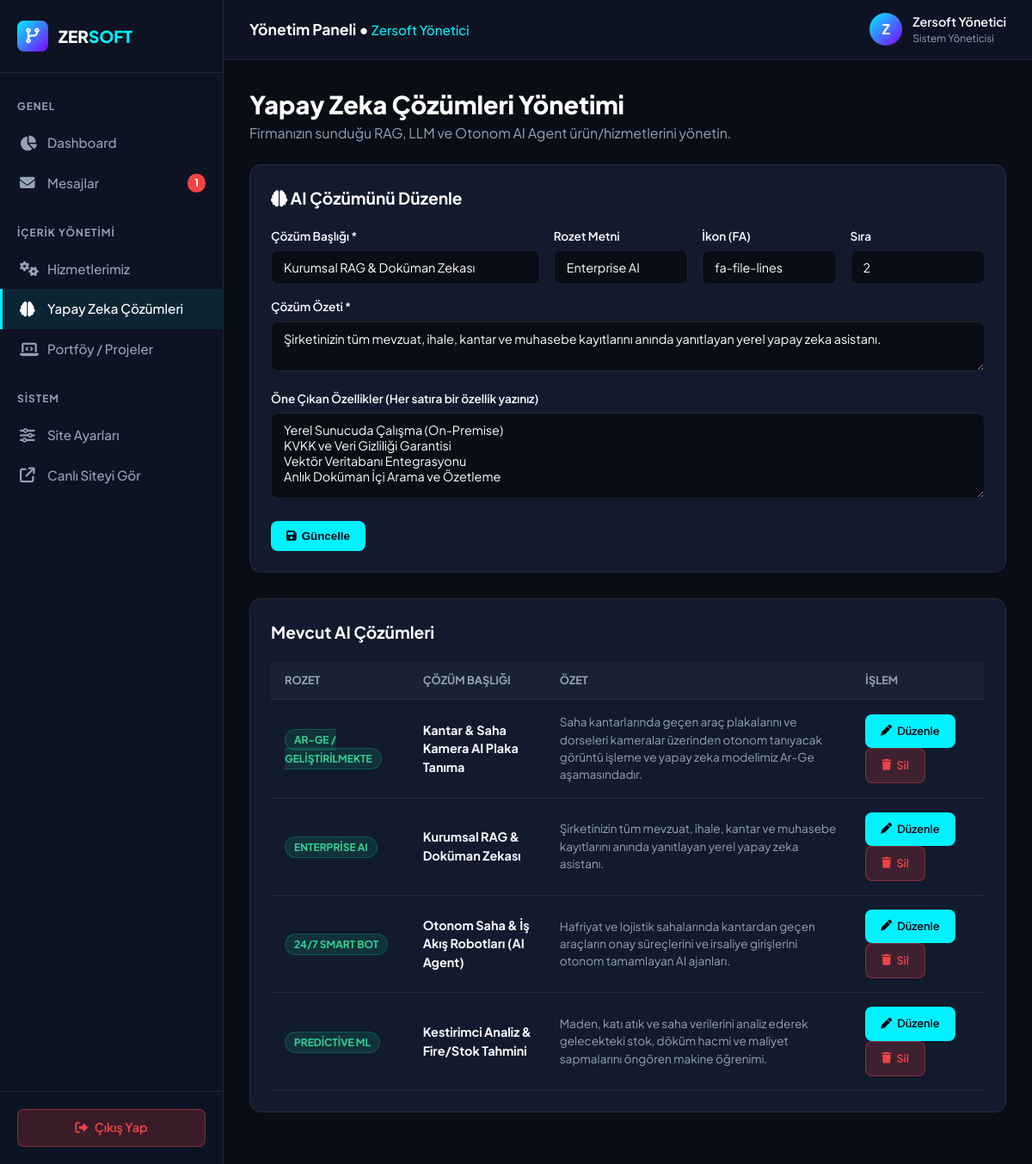
/admin/ai-solutions.php?edit=2 (signed in), run on the app's committed database.
### tables this page shows
CREATE TABLE IF NOT EXISTS `ai_solutions` (
  `id` INT AUTO_INCREMENT PRIMARY KEY,
  `title` VARCHAR(150) NOT NULL,
  `badge_text` VARCHAR(50) DEFAULT 'AI Powered',
  `summary` TEXT NOT NULL,
  `features_json` TEXT NOT NULL,
  `icon` VARCHAR(50) DEFAULT 'fa-microchip',
  `sort_order` INT DEFAULT 0,
  `created_at` DATETIME DEFAULT CURRENT_TIMESTAMP
);

### includes/functions.php (called while the page is built, shortened)
<?php
require_once __DIR__ . '/../config/database.php';
function sanitize($data) {
    return htmlspecialchars(trim((string)$data), ENT_QUOTES, 'UTF-8');
}
function generateCSRFToken() {
    return $_SESSION['csrf_token'];
}
function getAISolutions($limit = null) {
    global $db;
    try {
        $sql = "SELECT * FROM ai_solutions ORDER BY sort_order ASC, id ASC";
        $stmt = $db->query($sql);
        return $stmt->fetchAll();
    } catch (Exception $e) {
        return [];
    }
}

### admin/ai-solutions.php (the view, shortened to what this page needs)
<?php
require_once __DIR__ . '/header.php';
global $db;
$editItem = null;
if (isset($_GET['edit'])) {
    $editId = (int)$_GET['edit'];
    $stmt = $db->prepare("SELECT * FROM ai_solutions WHERE id = :id LIMIT 1");
    $stmt->execute([':id' => $editId]);
    $editItem = $stmt->fetch();
}
$aiSolutions = getAISolutions();
?>
<div style="margin-bottom: 24px;">
  <h1 style="font-size: 1.8rem; font-weight: 800; color: #fff;">Yapay Zeka Çözümleri Yönetimi</h1>
  <p style="color: var(--admin-text-muted);">Firmanızın sunduğu RAG, LLM ve Otonom AI Agent ürün/hizmetlerini yönetin.</p>
</div>
<div class="card-panel">
  <div class="panel-title" style="margin-bottom: 20px;">
    <i class="fa-solid fa-brain text-gradient"></i> <?php echo $editItem ? 'AI Çözümünü Düzenle' : 'Yeni AI Çözümü Ekle'; ?>
  </div>
  <form action="ai-solutions.php" method="POST">
    <div style="display: grid; grid-template-columns: 2fr 1fr 1fr 1fr; gap: 16px; margin-bottom: 16px;">
      <div>
        <label style="display: block; font-size: 0.85rem; font-weight: 600; margin-bottom: 6px;">Çözüm Başlığı *</label>
        <input type="text" name="title" class="form-control" style="background: #090d16; color: #ffffff;" value="<?php echo sanitize($editItem['title'] ?? ''); ?>" placeholder="Örn: Kurumsal RAG & Doküman Zekası" required>
      </div>
      <div>
        <label style="display: block; font-size: 0.85rem; font-weight: 600; margin-bottom: 6px;">Rozet Metni</label>
        <input type="text" name="badge_text" class="form-control" style="background: #090d16; color: #ffffff;" value="<?php echo sanitize($editItem['badge_text'] ?? 'Enterprise AI'); ?>" placeholder="Enterprise AI">
      </div>
      <div>
        <label style="display: block; font-size: 0.85rem; font-weight: 600; margin-bottom: 6px;">İkon (FA)</label>
        <input type="text" name="icon" class="form-control" style="background: #090d16; color: #ffffff;" value="<?php echo sanitize($editItem['icon'] ?? 'fa-robot'); ?>" placeholder="fa-robot">
      </div>
      <div>
        <label style="display: block; font-size: 0.85rem; font-weight: 600; margin-bottom: 6px;">Sıra</label>
        <input type="number" name="sort_order" class="form-control" style="background: #090d16; color: #ffffff;" value="<?php echo sanitize($editItem['sort_order'] ?? 0); ?>">
      </div>
    </div>
    <div style="margin-bottom: 16px;">
      <label style="display: block; font-size: 0.85rem; font-weight: 600; margin-bottom: 6px;">Çözüm Özeti *</label>
      <textarea name="summary" class="form-control" style="background: #090d16; color: #ffffff;" required><?php echo sanitize($editItem['summary'] ?? ''); ?></textarea>
    </div>
    <div style="margin-bottom: 20px;">
      <label style="display: block; font-size: 0.85rem; font-weight: 600; margin-bottom: 6px;">Öne Çıkan Özellikler (Her satıra bir özellik yazınız)</label>
      <?php
        $featuresStr = '';
        if ($editItem && !empty($editItem['features_json'])) {
          $arr = json_decode($editItem['features_json'], true);
          if (is_array($arr)) {
            $featuresStr = implode("\n", $arr);
          }
        }
      ?>
      <textarea name="features" class="form-control" style="background: #090d16; color: #ffffff; min-height: 100px;" placeholder="On-Premise Çalışma&#10;KVKK Uyumluluğu&#10;Vektör DB Entegrasyonu"><?php echo sanitize($featuresStr); ?></textarea>
    </div>
    <button type="submit" class="btn-admin-primary">
      <i class="fa-solid fa-floppy-disk"></i> <?php echo $editItem ? 'Güncelle' : 'Kaydet'; ?>
    </button>
  </form>
</div>
<div class="card-panel">
  <div class="panel-title" style="margin-bottom: 20px;">Mevcut AI Çözümleri</div>
  <table class="admin-table">
    <thead>
      <tr>
        <th>Rozet</th>
        <th>Çözüm Başlığı</th>
        <th>Özet</th>
        <th>İşlem</th>
      </tr>
    </thead>
    <tbody>
      <?php foreach ($aiSolutions as $ai): ?>
        <tr>
          <td><span class="status-badge badge-read"><?php echo sanitize($ai['badge_text']); ?></span></td>
          <td><strong><?php echo sanitize($ai['title']); ?></strong></td>
          <td style="color: var(--admin-text-muted); font-size: 0.85rem;"><?php echo sanitize($ai['summary']); ?></td>
          <td>
            <a href="ai-solutions.php?edit=<?php echo $ai['id']; ?>" class="btn-admin-primary btn-sm"><i class="fa-solid fa-pen"></i> Düzenle</a>
            <a href="ai-solutions.php?action=delete&id=<?php echo $ai['id']; ?>&csrf=<?php echo generateCSRFToken(); ?>" onclick="return confirm('Silmek istiyor musunuz?');" class="btn-admin-primary btn-sm btn-danger"><i class="fa-solid fa-trash"></i> Sil</a>
          </td>
        </tr>
      <?php endforeach; ?>
    </tbody>
  </table>
</div>
</main>
</body>
</html>

### assets/css/admin.css (style rules this page uses)
:root { --admin-bg: #090d16; --admin-sidebar-bg: #0d1322; --admin-card-bg: #121a2d; --admin-border: rgba(255, 255, 255, 0.08); --admin-accent: #00f2fe; --admin-purple: #7f00ff; --admin-text: #f8fafc; --admin-text-muted: #94a3b8; --admin-danger: #ef4444; --admin-success: #10b981; --admin-warning: #f59e0b; }
*, *::before, *::after { box-sizing: border-box; margin: 0; padding: 0; }
body { background-color: var(--admin-bg); color: var(--admin-text); font-family: 'Plus Jakarta Sans', sans-serif; line-height: 1.5; display: flex; min-height: 100vh; }
a { color: inherit; text-decoration: none; }
.card-panel { background: var(--admin-card-bg); border: 1px solid var(--admin-border); border-radius: 14px; padding: 24px; margin-bottom: 30px; }
.panel-title { font-size: 1.2rem; font-weight: 700; color: #fff; }
.admin-table { width: 100%; border-collapse: collapse; text-align: left; }
.admin-table th { padding: 12px 16px; background: rgba(255, 255, 255, 0.03); color: var(--admin-text-muted); font-size: 0.8rem; font-weight: 700; text-transform: uppercase; border-bottom: 1px solid var(--admin-border); }
.admin-table td { padding: 16px; border-bottom: 1px solid var(--admin-border); font-size: 0.9rem; vertical-align: middle; }
.btn-sm { padding: 6px 12px; font-size: 0.8rem; border-radius: 6px; }
.btn-admin-primary { background: var(--admin-accent); color: #040914; font-weight: 600; border: none; cursor: pointer; display: inline-flex; align-items: center; gap: 6px; padding: 10px 18px; border-radius: 8px; transition: all 0.2s; }
.btn-danger { background: rgba(239, 68, 68, 0.2); color: var(--admin-danger); border: 1px solid rgba(239, 68, 68, 0.4); }
.status-badge { padding: 4px 10px; border-radius: 20px; font-size: 0.75rem; font-weight: 700; text-transform: uppercase; }
.badge-read { background: rgba(16, 185, 129, 0.15); color: #34d399; border: 1px solid rgba(16, 185, 129, 0.3); }
.form-control, input[type="text"], input[type="email"], input[type="password"], input[type="number"], input[type="url"], select, textarea { width: 100%; padding: 10px 14px; background-color: #090d16 !important; color: #ffffff !important; border: 1px solid var(--admin-border); border-radius: 8px; font-family: inherit; font-size: 0.9rem; outline: none; transition: border-color 0.2s, box-shadow 0.2s; }
::placeholder { color: #64748b !important; opacity: 1; }

### data on the page
ai_solutions: title "Kurumsal RAG & Doküman Zekası", badge_text "Enterprise AI", icon "fa-file-lines", sort_order "2", summary "Şirketinizin tüm mevzuat, ihale, kantar ve muhasebe kayıtlarını anında yanıtlayan yerel yapay zeka asistanı.", features "Yerel Sunucuda Çalışma (On-Premise) KVKK ve Veri Gizliliği Garantisi Vektör Veritabanı Entegrasyonu Anlık Doküman İçi Arama ve Özetleme", badge_text "ENTERPRISE AI"
ai_solutions: badge_text "AR-GE / GELIŞTIRILMEKTE", title "Kantar & Saha Kamera AI Plaka Tanıma", summary "Saha kantarlarında geçen araç plakalarını ve dorseleri kameralar üzerinden otonom tanıyacak görüntü işleme ve yapay zeka modelimiz Ar-Ge aşamasındadır."
ai_solutions: badge_text "24/7 SMART BOT", title "Otonom Saha & İş Akış Robotları (AI Agent)", summary "Hafriyat ve lojistik sahalarında kantardan geçen araçların onay süreçlerini ve irsaliye girişlerini otonom tamamlayan AI ajanları."
ai_solutions: badge_text "PREDICTIVE ML", title "Kestirimci Analiz & Fire/Stok Tahmini", summary "Maden, katı atık ve saha verilerini analiz ederek gelecekteki stok, döküm hacmi ve maliyet sapmalarını öngören makine öğrenimi."

### other printed values
$unreadMessagesCount "1"
$_SESSION['admin_user_name'] "Zersoft Yönetici"
substr($_SESSION['admin_user_name'] ?? 'A', 0, 1) "Z"
